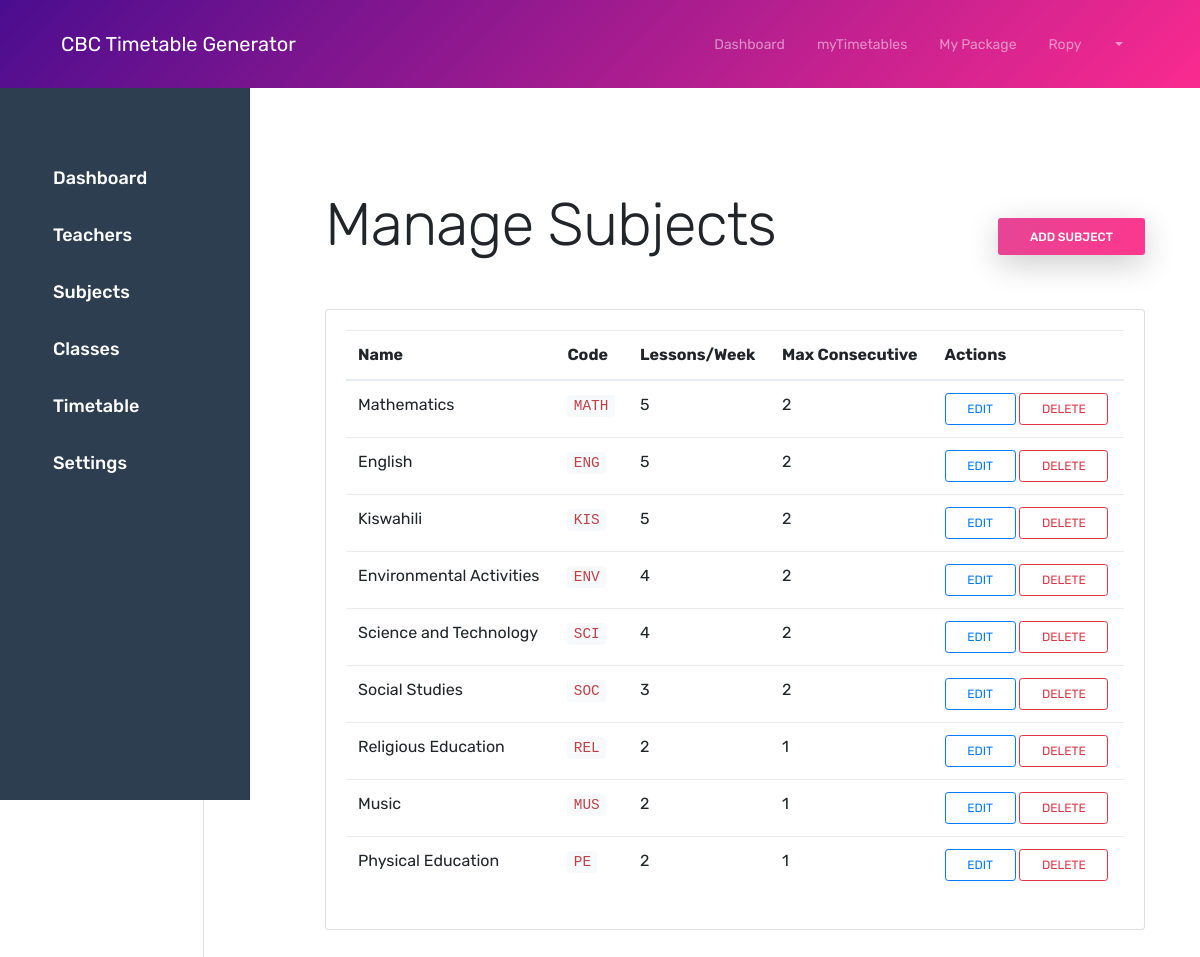
Screenshot of /admin/subjects (signed in) with the database file from the repository.
### app/models/user.py (models this page shows, shortened)
class User(UserMixin, db.Model):
    id = db.Column(db.Integer, primary_key=True)
    username = db.Column(db.String(64), nullable=False)
    email = db.Column(db.String(120), unique=True, nullable=False)
    password_hash = db.Column(db.String(128))
    role = db.Column(db.String(20), default='teacher')
    school_id = db.Column(db.Integer, db.ForeignKey('school.id'), nullable=False)
    is_active = db.Column(db.Boolean, default=True)
    created_at = db.Column(db.DateTime, default=db.func.current_timestamp())
    updated_at = db.Column(db.DateTime, default=db.func.current_timestamp(),
                          onupdate=db.func.current_timestamp())
    @property
    def is_admin(self):
        return self.role == 'admin'

### app/models/timetable.py (models this page shows)
class Subject(db.Model):
    id = db.Column(db.Integer, primary_key=True)
    name = db.Column(db.String(50), nullable=False)
    code = db.Column(db.String(10), nullable=False)
    lessons_per_week = db.Column(db.Integer, default=1)
    grade_level_id = db.Column(db.Integer, db.ForeignKey('grade_level.id'))
    school_id = db.Column(db.Integer, db.ForeignKey('school.id'), nullable=False)
    max_consecutive_periods= db.Column(db.Integer, nullable=False)

### app/admin/routes.py (the view)
@bp.route('/subjects')
@login_required
@admin_required
def manage_subjects():
    subjects = Subject.query.filter_by(school_id=current_user.school_id).all()
    gradelevels = GradeLevel.query.all()
    form = SubjectForm()
    form.grade_level.choices = [(level.id, level.name) for level in gradelevels]
    subject_grade_levels = {}
    for subject in subjects:
        grade_levels = [
            grade_level_subject.grade_level_id
            for grade_level_subject in subject.grade_level_subjects
        ]
        subject_grade_levels[subject.id] = grade_levels
    print("Subject Grade Levels:", subject_grade_levels)
    curriculum_subjects = CurriculumSubject.query.all()
    form.subject.choices = [(subject.id, subject.name) for subject in curriculum_subjects]
    return render_template('admin/manage_subjects.html',
                           subjects=subjects, form=form)

### app/models/user.py (called while the page is built)
@login_manager.user_loader
def load_user(id):
    return User.query.get(int(id))

### app/utils/security.py (called while the page is built)
def admin_required(f):
    @wraps(f)
    def decorated_function(*args, **kwargs):
        if not current_user.is_authenticated or not current_user.is_admin:
            abort(403)
        return f(*args, **kwargs)
    return decorated_function

### app/templates/admin/manage_subjects.html (shortened to what this page needs)
{% extends "admin/base.html" %}
{% block admin_content %}
<div class="container py-4">
    <div class="sidebar"
        style="width: 250px; background-color: #2C3E50; color: white; height: 100vh; padding-top: 20px; position: fixed; top: 0; left: 0; z-index: 1000;">
        <ul class="nav flex-column" style="list-style-type: none; padding-left: 0;">
            <li class="nav-item">
                <a href="{{ url_for('admin.dashboard') }}" class="nav-link text-white" style="padding: 15px; font-size: 18px;">
                     Dashboard
                </a>
            </li>
            <li class="nav-item">
                <a href="{{ url_for('admin.manage_teachers') }}" class="nav-link text-white"
                    style="padding: 15px; font-size: 18px;">
                     Teachers
                </a>
            </li>
            <li class="nav-item">
                <a href="{{ url_for('admin.manage_subjects') }}" class="nav-link text-white"
                    style="padding: 15px; font-size: 18px;">
                     Subjects
                </a>
            </li>
            <li class="nav-item">
                <a href="{{ url_for('admin.manage_classes') }}" class="nav-link text-white"
                    style="padding: 15px; font-size: 18px;">
                     Classes
                </a>
            </li>
            <li class="nav-item">
                <a href="{{ url_for('admin.manage_timetables') }}" class="nav-link text-white"
                    style="padding: 15px; font-size: 18px;">
                     Timetable
                </a>
            </li>
            <li class="nav-item">
                <a href="{{ url_for('admin.settings') }}" class="nav-link text-white"
                    style="padding: 15px; font-size: 18px;">
                     Settings
                </a>
            </li>
        </ul>
    </div>
    <div class="main-content" style="margin-left: 250px; padding: 20px;">
        <div class="d-flex justify-content-between align-items-center mb-4">
            <h1>Manage Subjects</h1>
            <button type="button" class="btn btn-primary" data-bs-toggle="modal" data-bs-target="#addSubjectModal">
                 Add Subject
            </button>
        </div>
        <div class="card">
            <div class="card-body">
                <div class="table-responsive">
                    <table class="table table-hover">
                        <thead>
                            <tr>
                                <th>Name</th>
                                <th>Code</th>
                                <th>Lessons/Week</th>
                                <th>Max Consecutive</th>
                                <th>Actions</th>
                            </tr>
                        </thead>
                        <tbody>
                            {% for subject in subjects %}
                            <tr>
                                <td>{{ subject.name }}</td>
                                <td><code>{{ subject.code }}</code></td>
                                <td>{{ subject.lessons_per_week }}</td>
                                <td>{{ subject.max_consecutive_periods }}</td>
                                <td>
                                    <button class="btn btn-sm btn-outline-primary"
                                        onclick="editSubject({{ subject.id }})"> Edit
                                    </button>
                                    <button class="btn btn-sm btn-outline-danger"
                                        onclick="deleteSubject({{ subject.id }})">Delete
                                    </button>
                                </td>
                            </tr>
                            {% endfor %}
                        </tbody>
                    </table>
                </div>
            </div>
        </div>
    </div>
</div>
{% endblock %}

### app/templates/base.html (shortened to what this page needs)
<!DOCTYPE html>
<html lang="en">
<head>
    <link rel="stylesheet" href="{{ url_for('static', filename='css/bootstrap.min.css') }}">
    <link rel="stylesheet" href="{{ url_for('static', filename='css/themify-icons.css') }}">
    <link rel="stylesheet" href="{{ url_for('static', filename='css/owl.carousel.min.css') }}">
    <link href="{{ url_for('static', filename='css/style.css') }}" rel="stylesheet">
    <link href="{{ url_for('static', filename='dashboard.css') }}" rel="stylesheet">
    <link href="{{ url_for('static', filename='css2/style.css') }}" rel="stylesheet">
</head>
<body>
    <div class="nav-menu fixed-top">
        <div class="container">
            <div class="row">
                <div class="col-md-12">
                    <nav class="navbar navbar-dark navbar-expand-lg">
                        <a class="navbar-brand" href="{{ url_for('main.index') }}"> CBC Timetable Generator</a>
                        <div class="collapse navbar-collapse" id="navbar">
                            <ul class="navbar-nav ml-auto">
                                {% if current_user.is_authenticated %}
                                <li class="nav-item">
                                    <a class="nav-link" href="{{ url_for('admin.dashboard') }}">Dashboard</a>
                                </li>
                                {% endif %}
                            </ul>
                            <ul class="navbar-nav">
                                {% if current_user.is_authenticated %}
                                <li class="nav-item">
                                    <a class="nav-link" href="{{  url_for('admin.new_timetable')  }}">myTimetables</a>
                                </li>
                                <li class="nav-item">
                                    <a class="nav-link" href="{{ url_for('admin.dashboard') }}">My Package</a>
                                </li>
                                <li class="nav-item dropdown">
                                    <a class="nav-link dropdown-toggle" href="#" id="navbarDropdown" role="button"
                                        data-bs-toggle="dropdown">
                                        {{ current_user.username }}
                                    </a>
                                </li>
                                {% endif %}
                            </ul>
                        </div>
                    </nav>
                </div>
            </div>
        </div>
    </div>
    <div class="content" style="padding-top: 100px;">
        {% block content %}{% endblock %}
    </div>
</body>
</html>

### app/static/css/style.css (style rules this page uses)
body { font-family: 'Rubik', sans-serif; position: relative; }
a { color: #e38cb7; }
h1 { font-size: 60px; font-weight: 300; letter-spacing: -1px; margin-bottom: 1.5rem; }
.btn { font-size: 12px; font-weight: 400; text-transform: uppercase; padding: 0.375rem 1.35rem; transition: all 0.3s ease; }
.btn-primary { border-radius: 3px; background-image: -moz-linear-gradient( 122deg, #e54595 0%, #fd378e 100%); background-image: -webkit-linear-gradient( 122deg, #e54595 0%, #fd378e 100%); background-image: -ms-linear-gradient( 122deg, #e54595 0%, #fd378e 100%); background-image: linear-gradient( 122deg, #e54595 0%, #fd378e 100%); box-shadow: 0px 9px 32px 0px rgba(0, 0, 0, 0.2); font-weight: 500; padding: 0.6rem 2rem; border: 0; }
.nav-menu { padding: 1rem 0; transition: all 0.3s ease; background-color: rgb(74, 13, 143); background: -moz-linear-gradient(135deg, rgb(74, 13, 143) 0%, rgb(250, 42, 143) 100%); background: -webkit-linear-gradient(135deg, rgb(74, 13, 143) 0%, rgb(250, 42, 143) 100%); background: linear-gradient(135deg, rgb(74, 13, 143) 0%, rgb(250, 42, 143) 100%); }
.navbar-nav .nav-link { position: relative; }
@media (min-width: 992px) { .navbar-expand-lg .navbar-nav .nav-link { padding-right: 1rem; padding-left: 1rem; font-size: 14px; } }
.sidebar { position: fixed; top: 20; left: 0; z-index: 1000; }
.nav { margin-top:130px }
.nav-link { display: flex; align-items: center; gap: 30px; }
.main-content { margin-left: 20px; padding: 20px; }

### app/static/dashboard.css (style rules this page uses)
.sidebar { position: fixed; top: 0; bottom: 0; left: 0; z-index: 100; padding: 48px 0 0; box-shadow: inset -1px 0 0 rgba(0, 0, 0, .1); }
.sidebar .nav-link { font-weight: 500; color: #333; padding: 0.5rem 1rem; }

### rows the page displays
User: username "Ropy"
Subject: name "Mathematics", code "MATH", lessons_per_week "5", max_consecutive_periods "2"
Subject: name "English", code "ENG", lessons_per_week "5", max_consecutive_periods "2"
Subject: name "Kiswahili", code "KIS", lessons_per_week "5", max_consecutive_periods "2"
Subject: name "Environmental Activities", code "ENV", lessons_per_week "4", max_consecutive_periods "2"
Subject: name "Science and Technology", code "SCI", lessons_per_week "4", max_consecutive_periods "2"
Subject: name "Social Studies", code "SOC", lessons_per_week "3", max_consecutive_periods "2"
Subject: name "Religious Education", code "REL", lessons_per_week "2", max_consecutive_periods "1"
Subject: name "Music", code "MUS", lessons_per_week "2", max_consecutive_periods "1"
Subject: name "Physical Education", code "PE", lessons_per_week "2", max_consecutive_periods "1"
